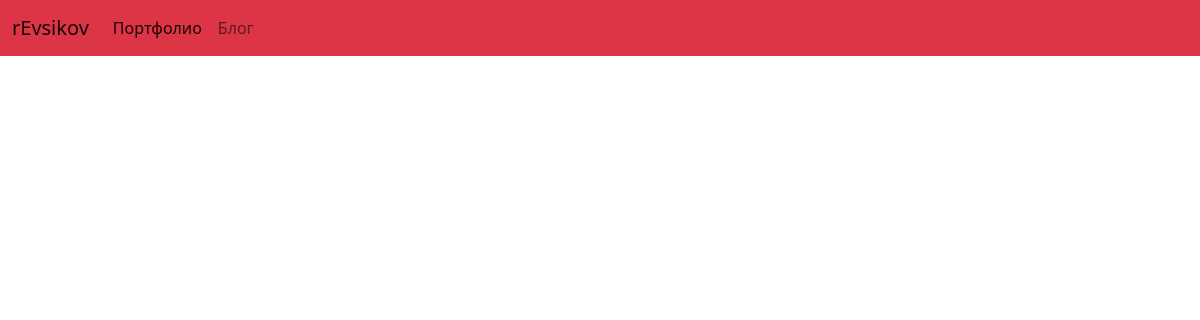
Page /blog/ on the earlier database version.
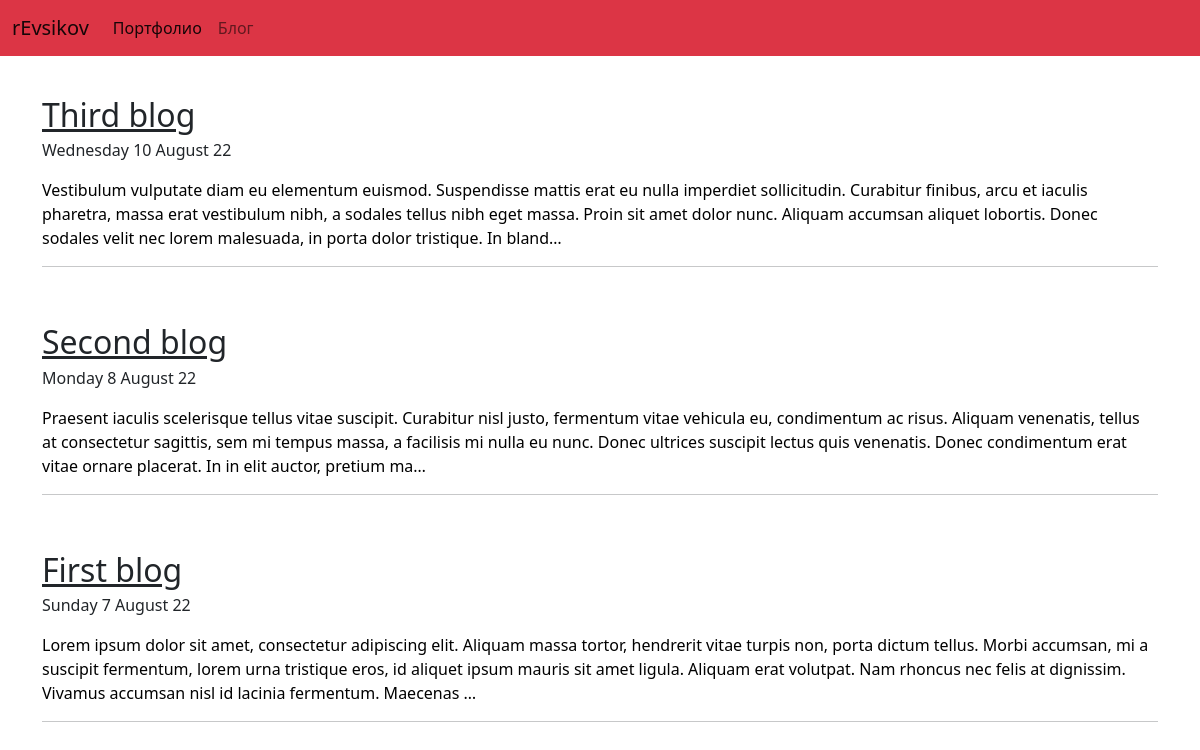
Same page on the later database version.
### blog/models.py (models this page shows, shortened)
class Blog(models.Model):
    title = models.CharField(max_length=200)
    description = models.TextField()
    date = models.DateTimeField()

### blog/views.py (the view)
# urls.py: path('', views.all_blogs, name='all_blogs'),
def all_blogs(request):
    blogs = Blog.objects.order_by('-date')
    return render(request, 'blog/all_blogs.html', {'blogs': blogs})

### blog/templates/blog/all_blogs.html
{% extends 'portfolio/base.html' %}
{% block content %}
{% for blog in blogs %}
<div class="container" style="padding-top: 40px">
<article class="blog-post">
    <h2 class="blog-post-title mb-1">
        <a href="{% url 'blog:detail' blog.id %}" class="link-dark">
            {{ blog.title }}
        </a>
    </h2>
    <p class="blog-post-meta">
        {{ blog.date|date:'l j F y' }}
    </p>
    <a href="{% url 'blog:detail' blog.id %}" style="text-decoration: none; color: black">
    <p>
    {{ blog.description|striptags|truncatechars:350  }}
    </p>
</a>
    <hr>
</article>
</div>
{% endfor %}
{% endblock %}

Differences in the rows shown:
added Blog: title "Third blog", date "Wednesday 10 August 22", description "Vestibulum vulputate diam eu elementum euismod. Suspendisse mattis erat eu nulla imperdiet sollicitudin. Curabitur finibus, arcu et iaculis pharetra, massa erat vestibulum nibh, a sodales tellus nibh eget massa. Proin sit amet dolor nunc. Aliquam accumsan aliquet lobortis. Donec sodales velit nec lorem malesuada, in porta dolor tristique. In bland…"
added Blog: title "Second blog", date "Monday 8 August 22", description "Praesent iaculis scelerisque tellus vitae suscipit. Curabitur nisl justo, fermentum vitae vehicula eu, condimentum ac risus. Aliquam venenatis, tellus at consectetur sagittis, sem mi tempus massa, a facilisis mi nulla eu nunc. Donec ultrices suscipit lectus quis venenatis. Donec condimentum erat vitae ornare placerat. In in elit auctor, pretium ma…"
added Blog: title "First blog", date "Sunday 7 August 22", description "Lorem ipsum dolor sit amet, consectetur adipiscing elit. Aliquam massa tortor, hendrerit vitae turpis non, porta dictum tellus. Morbi accumsan, mi a suscipit fermentum, lorem urna tristique eros, id aliquet ipsum mauris sit amet ligula. Aliquam erat volutpat. Nam rhoncus nec felis at dignissim. Vivamus accumsan nisl id lacinia fermentum. Maecenas …"
